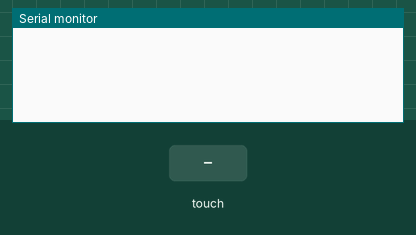
This sketch was run on a simulated Arduino Uno, built with avr-gcc and run on an emulated ATmega328P. Shown: the last lines printed to the serial monitor. The inputs (shaded band) are chosen by the test bench.

Above: at 1.2 s.
1.3 s: touch panel pressed at 13 % / 10 % of its raw x / y range
At 2.5 s:
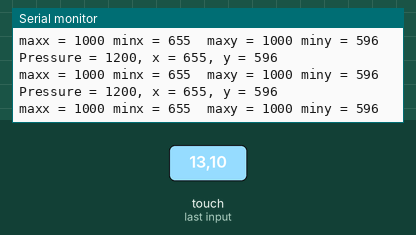
2.8 s: touch panel pressed at 38 % / 10 % of its raw x / y range
At 4.1 s:
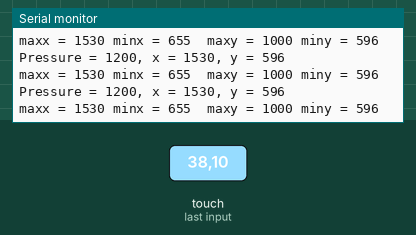

The sketch:

TouchTest.ino
```cpp
#include <XPT2046_Touchscreen.h>
#include <SPI.h>

#define CS_PIN 8
int minx = 1000;
int miny = 1000;
int maxx = 1000;
int maxy = 1000;

XPT2046_Touchscreen ts(CS_PIN);
#define TIRQ_PIN  2
//XPT2046_Touchscreen ts(CS_PIN);  // Param 2 - NULL - No interrupts
//XPT2046_Touchscreen ts(CS_PIN, 255);  // Param 2 - 255 - No interrupts
//XPT2046_Touchscreen ts(CS_PIN, TIRQ_PIN);  // Param 2 - Touch IRQ Pin - interrupt enabled polling

void setup() {
  Serial.begin(38400);
  ts.begin();
  while (!Serial && (millis() <= 1000));
}

void loopB() {
  TS_Point p = ts.getPoint();
  Serial.print("Pressure = ");
  Serial.print(p.z);
  if (ts.touched()) {
    Serial.print(", x = ");
    Serial.print(p.x);
    Serial.print(", y = ");
    Serial.print(p.y);
  }
  Serial.println();
  //  delay(100);
  delay(30);
}

void loop() {
  if (ts.touched()) {
    TS_Point p = ts.getPoint();
    if (p.x > maxx)
    {
      maxx = p.x;
    }
    if (p.y > maxy)
    {
      maxy = p.y;
    }
    if (p.x < minx)
    {
      minx = p.x;
    }
    if (p.y < miny)
    {
      miny = p.y;
    }
    Serial.print("Pressure = ");

    Serial.print(p.z);
    Serial.print(", x = ");
    Serial.print(p.x);
    Serial.print(", y = ");
    Serial.println(p.y);
    Serial.print("maxx = ");
    Serial.print(maxx);
    Serial.print(" minx = ");
    Serial.print(minx);
    Serial.print("  maxy = ");
    Serial.print(maxy);
    Serial.print(" miny = ");
    Serial.print(miny);
    delay(30);
    Serial.println();
  }
}
```

Measured:
- after the input at 1.3 s, the serial monitor: prints a new line at once (image 1)
- after the input at 2.8 s, the serial monitor: prints a new line at once (image 2)
